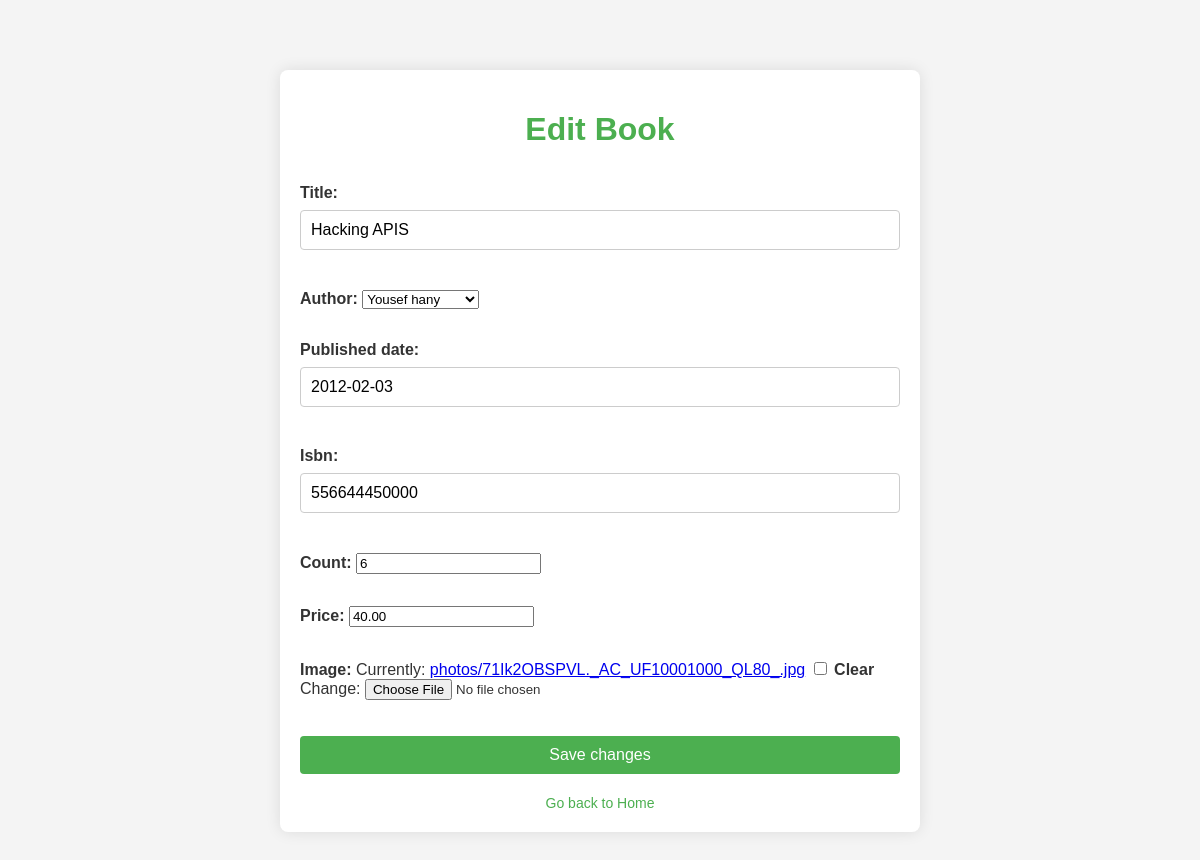
The page /book/edit/64/ on the database its author committed.
### library/models.py (models this page shows, shortened)
class Book(models.Model):
    title = models.CharField(max_length=200)
    author = models.ForeignKey(Author, on_delete=models.CASCADE)
    published_date = models.DateField()
    isbn = models.CharField(max_length=13)
    is_for_sale = models.BooleanField(default=True)
    is_for_rent = models.BooleanField(default=True)
    is_sold = models.BooleanField(default=False)
    is_rented = models.BooleanField(default=False)
    count = models.PositiveIntegerField(default=0)
    price = models.DecimalField(max_digits=10, decimal_places=2, default=0)
    image = models.ImageField(upload_to='photos/', null=True, blank=True)

### library/views.py (the view)
# urls.py: path('book/edit/<int:pk>/', views.edit_book, name='edit_book'),
def edit_book(request, pk):
    book = get_object_or_404(Book, pk=pk)
    if request.method == 'POST':
        form = BookForm(request.POST, instance=book)
        if form.is_valid():
            form.save()
            return redirect('home')  # Redirect to home after successful edit
    else:
        form = BookForm(instance=book)
    return render(request, 'library/edit_book.html', {'form': form})

### library/forms.py
class BookForm(forms.ModelForm):
    class Meta:
        model = Book
        fields = ['title', 'author', 'published_date', 'isbn','count', 'price', 'image']

### library/models.py (called while the page is built)
    def __str__(self):
        return self.name

### library/templates/library/edit_book.html (shortened to what this page needs)
<!DOCTYPE html>
<html lang="en">
<head>
</head>
<body>
    <div class="container">
        <h1>Edit Book</h1>
        <form method="POST">
            {{ form.as_p }}
            <button type="submit">Save changes</button>
        </form>
        <div class="back-link">
            <a href="{% url 'home' %}">Go back to Home</a>
        </div>
    </div>
</body>
</html>

### library/templates/library/edit_book.html (style rules this page uses)
body { font-family: 'Arial', sans-serif; background-color: #f4f4f4; color: #333; margin: 0; padding: 20px; }
.container { max-width: 600px; margin: 50px auto; padding: 20px; background-color: #fff; box-shadow: 0 0 15px rgba(0, 0, 0, 0.1); border-radius: 8px; }
h1 { color: #4CAF50; text-align: center; margin-bottom: 20px; }
form { display: flex; flex-direction: column; }
label { font-weight: bold; margin-bottom: 5px; }
input[type="text"], textarea { width: 100%; padding: 10px; margin: 8px 0; border: 1px solid #ccc; border-radius: 4px; box-sizing: border-box; font-size: 16px; }
button[type="submit"] { background-color: #4CAF50; color: white; padding: 10px 20px; border: none; border-radius: 4px; cursor: pointer; font-size: 16px; margin-top: 20px; }
.back-link { text-align: center; margin-top: 20px; }
.back-link a { color: #4CAF50; text-decoration: none; font-size: 14px; }

### rows shown on the page
Book: title "Hacking APIS", author "Yousef hany", published_date "2012-02-03", isbn "556644450000", count "6", price "40.00"
